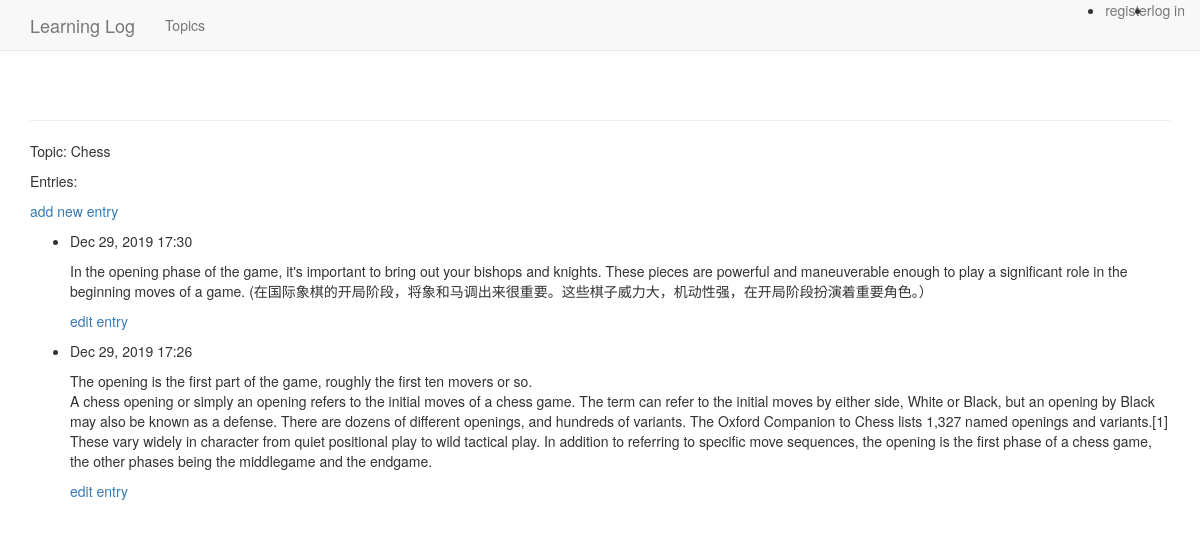
The app's page /topics/2/ with its own data.
### learning_logs/models.py (models this page shows, shortened)
class Topic(models.Model):
	text = models.CharField(max_length=200)
	date_added = models.DateTimeField(auto_now_add=True)
	def __str__(self):
		return self.text

class Entry(models.Model):
	topic = models.ForeignKey(Topic, on_delete=models.CASCADE)
	text = models.TextField()
	date_added = models.DateTimeField(auto_now_add=True)
	class Meta:
		verbose_name_plural = 'entries'

### learning_logs/views.py (the view)
# urls.py: path('topics/<topic_id>/',views.topic, name = 'topic'),
def topic(request,topic_id):
	topic = Topic.objects.get(id = topic_id)
	entries = topic.entry_set.order_by('-date_added')
	context = {'topic': topic, 'entries': entries}
	return render(request, 'learning_logs/topic.html', context)

### learning_logs/templates/learning_logs/topic.html
{% extends "learning_logs/base.html" %}
{% block content %}
<p>Topic: {{ topic }}</p>
<p>Entries:</p>
<p>
	<a href="{% url 'learning_logs:new_entry' topic.id %}">add new entry</a>
</p>
<ul>
{% for entry in entries %}
   <li>
   	<p>{{ entry.date_added|date:'M d, Y H:i' }}</p>
   	<p>{{ entry.text|linebreaks }}</p>
<p>
	<a href="{% url 'learning_logs:edit_entry' entry.id %}"> edit entry</a>
</p>
   </li>
  {% empty %}
  <li>
  	There are no entries for this topic yet.
  </li>
  {% endfor %}
</ul>
{% endblock content %}

### records on screen
Topic: text "Chess"
Entry: date_added "Dec 29, 2019 17:30", text "In the opening phase of the game, it's important to bring out your bishops and knights. These pieces are powerful and maneuverable enough to play a significant role in the beginning moves of a game. (在国际象棋的开局阶段，将象和马调出来很重要。这些棋子威力大，机动性强，在开局阶段扮演着重要角色。）"
Entry: date_added "Dec 29, 2019 17:26", text "The opening is the first part of the game, roughly the first ten movers or so. A chess opening or simply an opening refers to the initial moves of a chess game. The term can refer to the initial moves by either side, White or Black, but an opening by Black may also be known as a defense. There are dozens of different openings, and hundreds of variants. The Oxford Companion to Chess lists 1,327 named openings and variants.[1] These vary widely in character from quiet positional play to wild tactical play. In addition to referring to specific move sequences, the opening is the first phase of a chess game, the other phases being the middlegame and the endgame."
